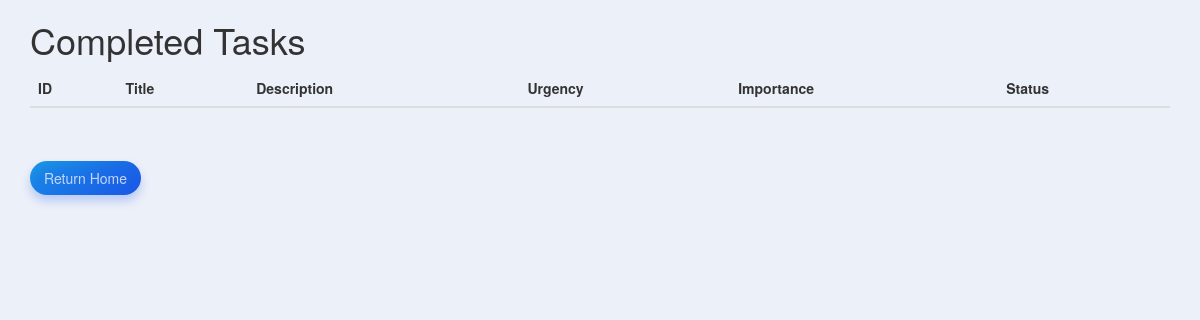
The page /done on the database as committed earlier.
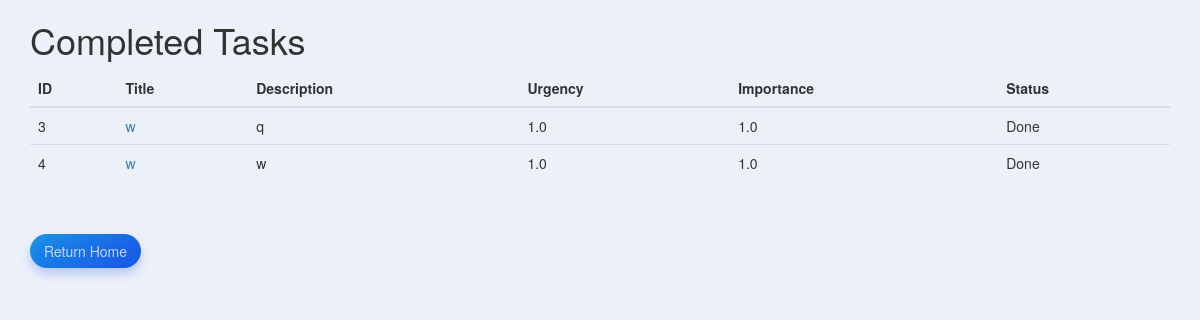
The same page on the database as committed later.
### main.py (models this page shows, shortened)
class Task(db.Model):
    id = db.Column(db.Integer, primary_key=True)
    title = db.Column(db.String(250), nullable=False)
    description = db.Column(db.String(500), nullable=True)
    urgency = db.Column(db.Float, nullable=True)
    importance = db.Column(db.Float, nullable=True)
    status = db.Column(db.String(250), nullable=True)

### main.py (the view)
@app.route('/done')
def get_all():
    completed_tasks = Task.query.filter(Task.status == 'done' or Task.status == 'Done').all()
    return render_template("done.html", completed_tasks=completed_tasks)

### templates/done.html (shortened to what this page needs)
{% extends 'bootstrap/base.html' %}
{% block styles %}
{{ super() }}
	<link rel="stylesheet" href="{{ url_for('static', filename='css/styles.css') }}">
{% endblock %}
{% block content %}
<div class="container">
  <div class="row">
    <div class="col-sm-12">
        <h1>Completed Tasks</h1>
        <table class="table table-dark">
          <thead>
            <tr>
              <th scope="col">ID</th>
              <th scope="col">Title</th>
              <th scope="col">Description</th>
              <th scope="col">Urgency</th>
              <th scope="col">Importance</th>
              <th scope="col">Status</th>
            </tr>
          </thead>
          <tbody>
            {% for task in completed_tasks: %}
            <tr>
              <td>{{ task.id }}</td>
              <td><a href="/edit?id={{task.id}}">{{ task.title }}</a></td>
              <td>{{ task.description }}</td>
              <td>{{ task.urgency }}</td>
              <td>{{ task.importance }}</td>
              <td>{{ task.status }}</td>
            </tr>
            {% endfor %}
          </tbody>
        </table>
        <br><br>
        <a class="button" href="/" role="button">Return Home</a>
    </div>
  </div>
</div>
{% endblock %}

Rows that differ between the two databases and show on the page:
now on this page (row edited): Task: id "3", title "w", description "q", urgency "1.0", importance "1.0", status "Done"
now on this page (row edited): Task: id "4", title "w", description "w", urgency "1.0", importance "1.0", status "Done"
